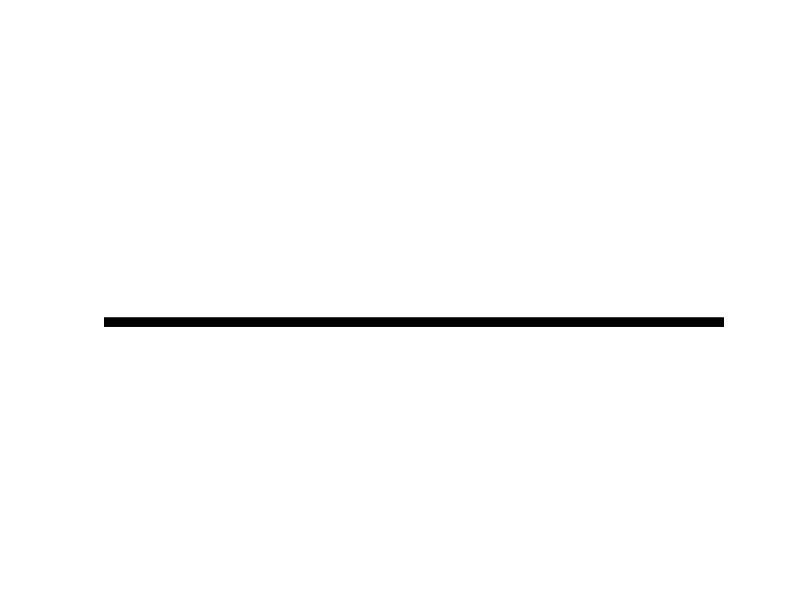

Here is the MATLAB script that generated this plot: (Note: this script raises an error after producing the figure.)
%close all;
clear all;

local_dir = pwd;
tempFilepath = fullfile(local_dir,'Synthetic Testing Images1\temp_line.tif');
%%Straight line 7 pixels wide
figure(1);plot([1,256],[128,128],'k-','linewidth',7);
xlim([1,256]);
axis off;
saveas(figure(1),tempFilepath);
%figure;imshow(Test_image);
Test_image = imread(tempFilepath);
Test_image = imresize(Test_image, [565, 584]);
imwrite(Test_image,fullfile(local_dir,'Synthetic Testing Images1\Straight_line7.tif'));
%%straight line 3 pixels wide
%y=const
figure(6);plot([1,256],[128,128],'k-','linewidth',3);
xlim([1,256]);
axis off;
saveas(figure(6),tempFilepath);
%figure;imshow(Test_image);
Test_image = imread(tempFilepath);
Test_image = imresize(Test_image, [565, 584]);
imwrite(Test_image,fullfile(local_dir,'Synthetic Testing Images1\Straight_line3.tif'));

%%daigonal line 7 pixels wide
%y = x
x = 1:256;
figure(2);plot(x,'k-','linewidth',7);
axis off;
xlim([1,256]);
saveas(figure(2),tempFilepath);
%figure;imshow(Test_image);
Test_image = imread(tempFilepath);
Test_image = imresize(Test_image, [565, 584]);
imwrite(Test_image,fullfile(local_dir,'Synthetic Testing Images1\Diag_line7.tif'));

%%daigonal line 5 pixels wide
%y = x
x = 1:256;
figure(7);plot(x,'k-','linewidth',5);
axis off;
xlim([1,256]);
saveas(figure(7),tempFilepath);
%figure;imshow(Test_image);
Test_image = imread(tempFilepath);
Test_image = imresize(Test_image, [565, 584]);
imwrite(Test_image,fullfile(local_dir,'Synthetic Testing Images1\Diag_line5.tif'));


%%sine wave 5 pixels wide
%y = sinx
Test_image = ones(256,256);
x= (0:.01:2*pi);
y=sin(x)*256;
figure(3);plot(x*81.4873/2,y,'k-','linewidth',5);
axis off;
xlim([1,256]);
saveas(figure(3),tempFilepath);
%figure;imshow(Test_image);
Test_image = imread(tempFilepath);
Test_image = imresize(Test_image, [565, 584]);
imwrite(Test_image,fullfile(local_dir,'Synthetic Testing Images1\sine_line.tif'));
%circle 7 pixels wide
circle(128,128,100,tempFilepath,local_dir);

%%sine wave 3 pixels wide
%y = sinx
Test_image = ones(256,256);
x= (0:.01:2*pi);
y=sin(x)*256;
figure(8);plot(x*81.4873/2,y,'k-','linewidth',3);
axis off;
xlim([1,256]);
saveas(figure(8),tempFilepath);
%figure;imshow(Test_image);
Test_image = imread(tempFilepath);
Test_image = imresize(Test_image, [565, 584]);
imwrite(Test_image,fullfile(local_dir,'Synthetic Testing Images1\sine_line3.tif'));
%circles 7 and 5 pixels wide
circle(128,128,100,tempFilepath,local_dir);



%synthetic 'y' shaped bifurcation
figure(5);
hold on
plot([128,128],[20+20,100+20],'k-','linewidth',7)
plot([128,150],[100+20,160+20],'k-','linewidth',7)
plot([128,106],[100+20,160+20],'k-','linewidth',7)
xlim([1,256]);
ylim([1,256]);
axis off
saveas(figure(5),tempFilepath);
%figure;imshow(Test_image);
Test_image = imread(tempFilepath);
Test_image = imresize(Test_image, [565, 584]);
imwrite(Test_image,fullfile(local_dir,'Synthetic Testing Images1\bifur_line.tif'));

figure(10);
hold on
plot([128,128],[20+20,100+20],'k-','linewidth',3)
plot([128,150],[100+20,160+20],'k-','linewidth',3)
plot([128,106],[100+20,160+20],'k-','linewidth',3)
xlim([1,256]);
ylim([1,256]);
axis off
saveas(figure(10),tempFilepath);
%figure;imshow(Test_image);
Test_image = imread(tempFilepath);
Test_image = imresize(Test_image, [565, 584]);
imwrite(Test_image,fullfile(local_dir,'Synthetic Testing Images1\bifur_line3.tif'));
function circle(x,y,r,fp,ld)
%x and y are the coordinates of the center of the circle
%r is the radius of the circle
% fp is the tempFilepath directory
%ld is the local directory for the programme
%0.000001 is the angle step, bigger values will draw the circle faster but
%you might notice imperfections (not very smooth)
ang=0:0.000001:2*pi; 
xp=r*cos(ang);
yp=r*sin(ang);
figure(4);plot(x+xp,y+yp,'k-','linewidth',7);
axis off;
xlim([1,256]);
ylim([1,256])
figure(9);plot(x+xp,y+yp,'k-','linewidth',5);
axis off;
xlim([1,256]);
ylim([1,256]);
saveas(figure(4),fp);
%figure;imshow(Test_image);
Test_image = imread(fp);
Test_image = imresize(Test_image, [565, 584]);
imwrite(Test_image,fullfile(ld,'Synthetic Testing Images1\circle7.tif'));
saveas(figure(9),fp);
Test_image = imread(fp);
Test_image = imresize(Test_image, [565, 584]);
imwrite(Test_image,fullfile(ld,'Synthetic Testing Images1\circle5.tif'));
end
